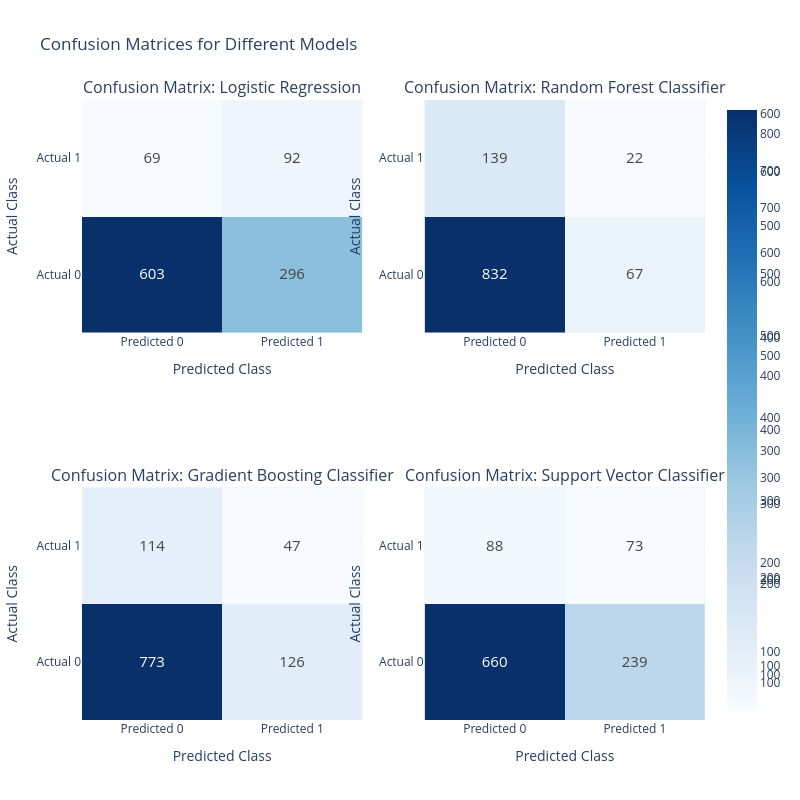

The code cell stored with this chart in its notebook:
### Code cell
if 'X_test_scaled' in locals() and 'y_test' in locals() and trained_models:
    logging.info("Visualizing Confusion Matrices for the models.")

    num_models = len(trained_models)
    rows = (num_models + 1) // 2
    cols = 2 if num_models > 0 else 1 # Ensure at least 1 column for 0 or 1 models

    fig = make_subplots(rows=rows, cols=cols, subplot_titles=[f'Confusion Matrix: {name}' for name in trained_models.keys()])

    for i, (name, model) in enumerate(trained_models.items()):
        row = (i // cols) + 1
        col = (i % cols) + 1
        try:
            y_pred = model.predict(X_test_scaled)
            cm = confusion_matrix(y_test, y_pred)
            
            # Create a heatmap for the confusion matrix
            z = [[cm[0,0], cm[0,1]], [cm[1,0], cm[1,1]]]
            x = ['Predicted 0', 'Predicted 1']
            y = ['Actual 0', 'Actual 1']
            
            heatmap_trace = go.Heatmap(z=z, x=x, y=y, colorscale='Blues',
                                       text=[[str(val) for val in row_cm] for row_cm in cm],
                                       texttemplate="%{text}", textfont={"size":15})
            fig.add_trace(heatmap_trace, row=row, col=col)

            # Update layout to center titles
            fig.update_layout(height=400 * rows, width=400 * cols)
            fig.update_xaxes(title_text="Predicted Class", row=row, col=col)
            fig.update_yaxes(title_text="Actual Class", row=row, col=col)

        except Exception as e:
            logging.error(f"Error generating confusion matrix for {name}: {e}")

    fig.update_layout(title_text='Confusion Matrices for Different Models')
    fig.show()
    logging.info("Displayed confusion matrices for all models.")

    # A more advanced "residual" analysis could involve looking at the distributions of features for FP/FN
    # Example for one model (e.g., Random Forest)
    if 'Random Forest Classifier' in trained_models:
        rf_model = trained_models['Random Forest Classifier']
        y_pred_rf = rf_model.predict(X_test_scaled)

        # Get misclassified samples
        misclassified_indices = y_test[y_test != y_pred_rf].index
        misclassified_df = df.loc[misclassified_indices]
        misclassified_actual = y_test.loc[misclassified_indices]
        misclassified_predicted = pd.Series(y_pred_rf, index=y_test.index).loc[misclassified_indices]

        logging.info(f"\n--- Analysis of Misclassified Samples (Random Forest) ---")
        logging.info(f"Total misclassified samples: {len(misclassified_indices)}")
        print("Misclassified Samples (Actual vs Predicted):\n", pd.DataFrame({'Actual': misclassified_actual, 'Predicted': misclassified_predicted}).head())

        # Further analysis: distributions of key features for FP vs FN
        # FP: Actual 0, Predicted 1
        fp_indices = y_test[(y_test == 0) & (y_pred_rf == 1)].index
        fp_df = df.loc[fp_indices]
        # FN: Actual 1, Predicted 0
        fn_indices = y_test[(y_test == 1) & (y_pred_rf == 0)].index
        fn_df = df.loc[fn_indices]

        logging.info(f"Number of False Positives (Actual 0, Predicted 1): {len(fp_df)}")
        logging.info(f"Number of False Negatives (Actual 1, Predicted 0): {len(fn_df)}")

        # Example: Compare 'age' distribution for FP and FN
        if not fp_df.empty and not fn_df.empty:
            fig_err_age = go.Figure()
            fig_err_age.add_trace(go.Violin(y=fp_df['age'], name='False Positives (Age)', box_visible=True, meanline_visible=True, fillcolor='lightblue', line_color='blue'))
            fig_err_age.add_trace(go.Violin(y=fn_df['age'], name='False Negatives (Age)', box_visible=True, meanline_visible=True, fillcolor='lightcoral', line_color='red'))
            fig_err_age.update_layout(title='Age Distribution of False Positives vs. False Negatives (Random Forest)',
                                      yaxis_title='Age')
            fig_err_age.show()
            logging.info("Displayed age distribution for FP vs FN.")
        else:
            logging.warning("Not enough false positives or false negatives to plot age distribution.")

else:
    logging.error("Test data or trained models not available for misclassification analysis.")

### Figure 1 — Plotly figure (JSON) as saved in the notebook; plotly's stock layout.template omitted (floating-point values rounded to 4 significant figures)
{"data": [{"colorscale": [[0, "rgb(247,251,255)"], [0.125, "rgb(222,235,247)"], [0.25, "rgb(198,219,239)"], [0.375, "rgb(158,202,225)"], [0.5, "rgb(107,174,214)"], [0.625, "rgb(66,146,198)"], [0.75, "rgb(33,113,181)"], [0.875, "rgb(8,81,156)"], [1, "rgb(8,48,107)"]], "text": [["603", "296"], ["69", "92"]], "textfont": {"size": 15}, "texttemplate": "%{text}", "type": "heatmap", "x": ["Predicted 0", "Predicted 1"], "xaxis": "x", "y": ["Actual 0", "Actual 1"], "yaxis": "y", "z": [[603, 296], [69, 92]]}, {"colorscale": [[0, "rgb(247,251,255)"], [0.125, "rgb(222,235,247)"], [0.25, "rgb(198,219,239)"], [0.375, "rgb(158,202,225)"], [0.5, "rgb(107,174,214)"], [0.625, "rgb(66,146,198)"], [0.75, "rgb(33,113,181)"], [0.875, "rgb(8,81,156)"], [1, "rgb(8,48,107)"]], "text": [["832", "67"], ["139", "22"]], "textfont": {"size": 15}, "texttemplate": "%{text}", "type": "heatmap", "x": ["Predicted 0", "Predicted 1"], "xaxis": "x2", "y": ["Actual 0", "Actual 1"], "yaxis": "y2", "z": [[832, 67], [139, 22]]}, {"colorscale": [[0, "rgb(247,251,255)"], [0.125, "rgb(222,235,247)"], [0.25, "rgb(198,219,239)"], [0.375, "rgb(158,202,225)"], [0.5, "rgb(107,174,214)"], [0.625, "rgb(66,146,198)"], [0.75, "rgb(33,113,181)"], [0.875, "rgb(8,81,156)"], [1, "rgb(8,48,107)"]], "text": [["773", "126"], ["114", "47"]], "textfont": {"size": 15}, "texttemplate": "%{text}", "type": "heatmap", "x": ["Predicted 0", "Predicted 1"], "xaxis": "x3", "y": ["Actual 0", "Actual 1"], "yaxis": "y3", "z": [[773, 126], [114, 47]]}, {"colorscale": [[0, "rgb(247,251,255)"], [0.125, "rgb(222,235,247)"], [0.25, "rgb(198,219,239)"], [0.375, "rgb(158,202,225)"], [0.5, "rgb(107,174,214)"], [0.625, "rgb(66,146,198)"], [0.75, "rgb(33,113,181)"], [0.875, "rgb(8,81,156)"], [1, "rgb(8,48,107)"]], "text": [["660", "239"], ["88", "73"]], "textfont": {"size": 15}, "texttemplate": "%{text}", "type": "heatmap", "x": ["Predicted 0", "Predicted 1"], "xaxis": "x4", "y": ["Actual 0", "Actual 1"], "yaxis": "y4", "z": [[660, 239], [88, 73]]}], "layout": {"annotations": [{"font": {"size": 16}, "showarrow": false, "text": "Confusion Matrix: Logistic Regression", "x": 0.225, "xanchor": "center", "xref": "paper", "y": 1, "yanchor": "bottom", "yref": "paper"}, {"font": {"size": 16}, "showarrow": false, "text": "Confusion Matrix: Random Forest Classifier", "x": 0.775, "xanchor": "center", "xref": "paper", "y": 1, "yanchor": "bottom", "yref": "paper"}, {"font": {"size": 16}, "showarrow": false, "text": "Confusion Matrix: Gradient Boosting Classifier", "x": 0.225, "xanchor": "center", "xref": "paper", "y": 0.375, "yanchor": "bottom", "yref": "paper"}, {"font": {"size": 16}, "showarrow": false, "text": "Confusion Matrix: Support Vector Classifier", "x": 0.775, "xanchor": "center", "xref": "paper", "y": 0.375, "yanchor": "bottom", "yref": "paper"}], "height": 800, "title": {"text": "Confusion Matrices for Different Models"}, "width": 800, "xaxis": {"anchor": "y", "domain": [0, 0.45], "title": {"text": "Predicted Class"}}, "xaxis2": {"anchor": "y2", "domain": [0.55, 1], "title": {"text": "Predicted Class"}}, "xaxis3": {"anchor": "y3", "domain": [0, 0.45], "title": {"text": "Predicted Class"}}, "xaxis4": {"anchor": "y4", "domain": [0.55, 1], "title": {"text": "Predicted Class"}}, "yaxis": {"anchor": "x", "domain": [0.625, 1], "title": {"text": "Actual Class"}}, "yaxis2": {"anchor": "x2", "domain": [0.625, 1], "title": {"text": "Actual Class"}}, "yaxis3": {"anchor": "x3", "domain": [0, 0.375], "title": {"text": "Actual Class"}}, "yaxis4": {"anchor": "x4", "domain": [0, 0.375], "title": {"text": "Actual Class"}}}}
